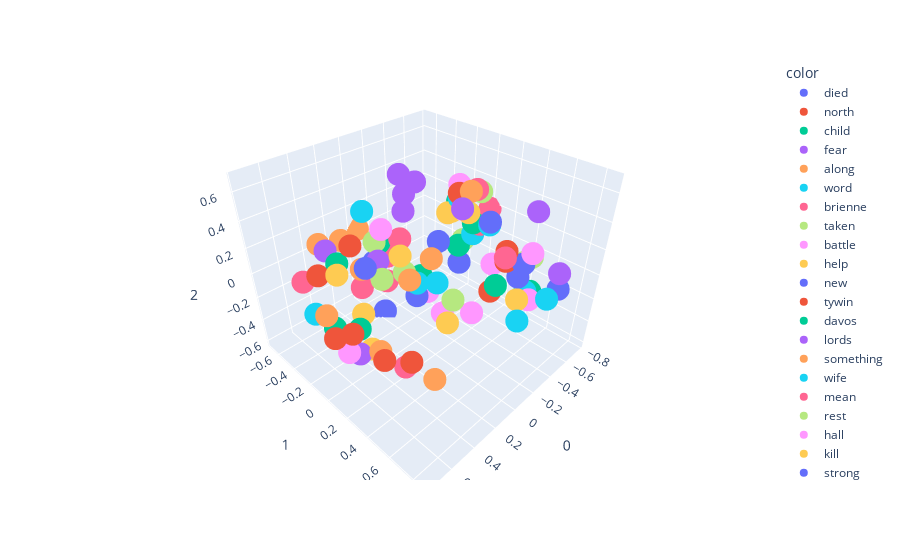

The code cell stored with this chart in its notebook:
### Code cell
from sklearn.decomposition import PCA
import plotly.express as px
pca = PCA(n_components=3)
X = pca.fit_transform(model.wv.get_normed_vectors())
fig = px.scatter_3d(X[200:300],x=0,y=1,z=2, color=y[200:300])
fig.show()

### Figure 1 — Plotly figure (JSON) as saved in the notebook; plotly's stock layout.template omitted (floating-point values rounded to 4 significant figures)
{"data": [{"hovertemplate": "color=died<br>0=%{x}<br>1=%{y}<br>2=%{z}<extra></extra>", "legendgroup": "died", "marker": {"color": "#636efa", "symbol": "circle"}, "mode": "markers", "name": "died", "scene": "scene", "showlegend": true, "type": "scatter3d", "x": [-0.3682], "y": [0.5667], "z": [0.04142]}, {"hovertemplate": "color=north<br>0=%{x}<br>1=%{y}<br>2=%{z}<extra></extra>", "legendgroup": "north", "marker": {"color": "#EF553B", "symbol": "circle"}, "mode": "markers", "name": "north", "scene": "scene", "showlegend": true, "type": "scatter3d", "x": [-0.1219], "y": [0.629], "z": [0.3806]}, {"hovertemplate": "color=child<br>0=%{x}<br>1=%{y}<br>2=%{z}<extra></extra>", "legendgroup": "child", "marker": {"color": "#00cc96", "symbol": "circle"}, "mode": "markers", "name": "child", "scene": "scene", "showlegend": true, "type": "scatter3d", "x": [-0.5476], "y": [-0.1022], "z": [-0.0966]}, {"hovertemplate": "color=fear<br>0=%{x}<br>1=%{y}<br>2=%{z}<extra></extra>", "legendgroup": "fear", "marker": {"color": "#ab63fa", "symbol": "circle"}, "mode": "markers", "name": "fear", "scene": "scene", "showlegend": true, "type": "scatter3d", "x": [-0.343], "y": [-0.4766], "z": [0.2712]}, {"hovertemplate": "color=along<br>0=%{x}<br>1=%{y}<br>2=%{z}<extra></extra>", "legendgroup": "along", "marker": {"color": "#FFA15A", "symbol": "circle"}, "mode": "markers", "name": "along", "scene": "scene", "showlegend": true, "type": "scatter3d", "x": [0.5124], "y": [0.493], "z": [0.4374]}, {"hovertemplate": "color=word<br>0=%{x}<br>1=%{y}<br>2=%{z}<extra></extra>", "legendgroup": "word", "marker": {"color": "#19d3f3", "symbol": "circle"}, "mode": "markers", "name": "word", "scene": "scene", "showlegend": true, "type": "scatter3d", "x": [-0.6061], "y": [-0.01785], "z": [0.01512]}, {"hovertemplate": "color=brienne<br>0=%{x}<br>1=%{y}<br>2=%{z}<extra></extra>", "legendgroup": "brienne", "marker": {"color": "#FF6692", "symbol": "circle"}, "mode": "markers", "name": "brienne", "scene": "scene", "showlegend": true, "type": "scatter3d", "x": [0.03303], "y": [-0.2642], "z": [-0.2135]}, {"hovertemplate": "color=taken<br>0=%{x}<br>1=%{y}<br>2=%{z}<extra></extra>", "legendgroup": "taken", "marker": {"color": "#B6E880", "symbol": "circle"}, "mode": "markers", "name": "taken", "scene": "scene", "showlegend": true, "type": "scatter3d", "x": [-0.4184], "y": [0.5797], "z": [0.1438]}, {"hovertemplate": "color=battle<br>0=%{x}<br>1=%{y}<br>2=%{z}<extra></extra>", "legendgroup": "battle", "marker": {"color": "#FF97FF", "symbol": "circle"}, "mode": "markers", "name": "battle", "scene": "scene", "showlegend": true, "type": "scatter3d", "x": [-0.3724], "y": [0.6483], "z": [0.2583]}, {"hovertemplate": "color=help<br>0=%{x}<br>1=%{y}<br>2=%{z}<extra></extra>", "legendgroup": "help", "marker": {"color": "#FECB52", "symbol": "circle"}, "mode": "markers", "name": "help", "scene": "scene", "showlegend": true, "type": "scatter3d", "x": [-0.5434], "y": [-0.2161], "z": [0.1384]}, {"hovertemplate": "color=new<br>0=%{x}<br>1=%{y}<br>2=%{z}<extra></extra>", "legendgroup": "new", "marker": {"color": "#636efa", "symbol": "circle"}, "mode": "markers", "name": "new", "scene": "scene", "showlegend": true, "type": "scatter3d", "x": [-0.3254], "y": [0.624], "z": [0.1924]}, {"hovertemplate": "color=tywin<br>0=%{x}<br>1=%{y}<br>2=%{z}<extra></extra>", "legendgroup": "tywin", "marker": {"color": "#EF553B", "symbol": "circle"}, "mode": "markers", "name": "tywin", "scene": "scene", "showlegend": true, "type": "scatter3d", "x": [-0.4193], "y": [0.3203], "z": [-0.2353]}, {"hovertemplate": "color=davos<br>0=%{x}<br>1=%{y}<br>2=%{z}<extra></extra>", "legendgroup": "davos", "marker": {"color": "#00cc96", "symbol": "circle"}, "mode": "markers", "name": "davos", "scene": "scene", "showlegend": true, "type": "scatter3d", "x": [-0.1194], "y": [-0.06969], "z": [-0.1443]}, {"hovertemplate": "color=lords<br>0=%{x}<br>1=%{y}<br>2=%{z}<extra></extra>", "legendgroup": "lords", "marker": {"color": "#ab63fa", "symbol": "circle"}, "mode": "markers", "name": "lords", "scene": "scene", "showlegend": true, "type": "scatter3d", "x": [-0.4672], "y": [0.7986], "z": [0.1357]}, {"hovertemplate": "color=something<br>0=%{x}<br>1=%{y}<br>2=%{z}<extra></extra>", "legendgroup": "something", "marker": {"color": "#FFA15A", "symbol": "circle"}, "mode": "markers", "name": "something", "scene": "scene", "showlegend": true, "type": "scatter3d", "x": [-0.05064], "y": [-0.6827], "z": [0.008804]}, {"hovertemplate": "color=wife<br>0=%{x}<br>1=%{y}<br>2=%{z}<extra></extra>", "legendgroup": "wife", "marker": {"color": "#19d3f3", "symbol": "circle"}, "mode": "markers", "name": "wife", "scene": "scene", "showlegend": true, "type": "scatter3d", "x": [-0.6084], "y": [0.4873], "z": [-0.2508]}, {"hovertemplate": "color=mean<br>0=%{x}<br>1=%{y}<br>2=%{z}<extra></extra>", "legendgroup": "mean", "marker": {"color": "#FF6692", "symbol": "circle"}, "mode": "markers", "name": "mean", "scene": "scene", "showlegend": true, "type": "scatter3d", "x": [-0.756], "y": [0.01015], "z": [0.1812]}, {"hovertemplate": "color=rest<br>0=%{x}<br>1=%{y}<br>2=%{z}<extra></extra>", "legendgroup": "rest", "marker": {"color": "#B6E880", "symbol": "circle"}, "mode": "markers", "name": "rest", "scene": "scene", "showlegend": true, "type": "scatter3d", "x": [-0.2458], "y": [0.1803], "z": [0.448]}, {"hovertemplate": "color=hall<br>0=%{x}<br>1=%{y}<br>2=%{z}<extra></extra>", "legendgroup": "hall", "marker": {"color": "#FF97FF", "symbol": "circle"}, "mode": "markers", "name": "hall", "scene": "scene", "showlegend": true, "type": "scatter3d", "x": [0.3391], "y": [0.564], "z": [0.16]}, {"hovertemplate": "color=kill<br>0=%{x}<br>1=%{y}<br>2=%{z}<extra></extra>", "legendgroup": "kill", "marker": {"color": "#FECB52", "symbol": "circle"}, "mode": "markers", "name": "kill", "scene": "scene", "showlegend": true, "type": "scatter3d", "x": [-0.6111], "y": [-0.2372], "z": [0.1172]}, {"hovertemplate": "color=strong<br>0=%{x}<br>1=%{y}<br>2=%{z}<extra></extra>", "legendgroup": "strong", "marker": {"color": "#636efa", "symbol": "circle"}, "mode": "markers", "name": "strong", "scene": "scene", "showlegend": true, "type": "scatter3d", "x": [-0.1904], "y": [0.02614], "z": [0.151]}, {"hovertemplate": "color=steel<br>0=%{x}<br>1=%{y}<br>2=%{z}<extra></extra>", "legendgroup": "steel", "marker": {"color": "#EF553B", "symbol": "circle"}, "mode": "markers", "name": "steel", "scene": "scene", "showlegend": true, "type": "scatter3d", "x": [0.6653], "y": [0.1611], "z": [-0.04724]}, {"hovertemplate": "color=began<br>0=%{x}<br>1=%{y}<br>2=%{z}<extra></extra>", "legendgroup": "began", "marker": {"color": "#00cc96", "symbol": "circle"}, "mode": "markers", "name": "began", "scene": "scene", "showlegend": true, "type": "scatter3d", "x": [0.487], "y": [-0.1922], "z": [0.1915]}, {"hovertemplate": "color=sound<br>0=%{x}<br>1=%{y}<br>2=%{z}<extra></extra>", "legendgroup": "sound", "marker": {"color": "#ab63fa", "symbol": "circle"}, "mode": "markers", "name": "sound", "scene": "scene", "showlegend": true, "type": "scatter3d", "x": [0.4705], "y": [-0.3322], "z": [0.214]}, {"hovertemplate": "color=dragon<br>0=%{x}<br>1=%{y}<br>2=%{z}<extra></extra>", "legendgroup": "dragon", "marker": {"color": "#FFA15A", "symbol": "circle"}, "mode": "markers", "name": "dragon", "scene": "scene", "showlegend": true, "type": "scatter3d", "x": [0.1375], "y": [0.2799], "z": [0.2881]}, {"hovertemplate": "color=past<br>0=%{x}<br>1=%{y}<br>2=%{z}<extra></extra>", "legendgroup": "past", "marker": {"color": "#19d3f3", "symbol": "circle"}, "mode": "markers", "name": "past", "scene": "scene", "showlegend": true, "type": "scatter3d", "x": [0.4308], "y": [0.4625], "z": [0.3589]}, {"hovertemplate": "color=life<br>0=%{x}<br>1=%{y}<br>2=%{z}<extra></extra>", "legendgroup": "life", "marker": {"color": "#FF6692", "symbol": "circle"}, "mode": "markers", "name": "life", "scene": "scene", "showlegend": true, "type": "scatter3d", "x": [-0.5629], "y": [0.03544], "z": [0.4098]}, {"hovertemplate": "color=tower<br>0=%{x}<br>1=%{y}<br>2=%{z}<extra></extra>", "legendgroup": "tower", "marker": {"color": "#B6E880", "symbol": "circle"}, "mode": "markers", "name": "tower", "scene": "scene", "showlegend": true, "type": "scatter3d", "x": [0.3178], "y": [0.6189], "z": [0.2692]}, {"hovertemplate": "color=killed<br>0=%{x}<br>1=%{y}<br>2=%{z}<extra></extra>", "legendgroup": "killed", "marker": {"color": "#FF97FF", "symbol": "circle"}, "mode": "markers", "name": "killed", "scene": "scene", "showlegend": true, "type": "scatter3d", "x": [-0.5696], "y": [0.2085], "z": [-0.1292]}, {"hovertemplate": "color=arm<br>0=%{x}<br>1=%{y}<br>2=%{z}<extra></extra>", "legendgroup": "arm", "marker": {"color": "#FECB52", "symbol": "circle"}, "mode": "markers", "name": "arm", "scene": "scene", "showlegend": true, "type": "scatter3d", "x": [0.43], "y": [0.02344], "z": [-0.4221]}, {"hovertemplate": "color=sons<br>0=%{x}<br>1=%{y}<br>2=%{z}<extra></extra>", "legendgroup": "sons", "marker": {"color": "#636efa", "symbol": "circle"}, "mode": "markers", "name": "sons", "scene": "scene", "showlegend": true, "type": "scatter3d", "x": [-0.4883], "y": [0.7976], "z": [0.002703]}, {"hovertemplate": "color=free<br>0=%{x}<br>1=%{y}<br>2=%{z}<extra></extra>", "legendgroup": "free", "marker": {"color": "#EF553B", "symbol": "circle"}, "mode": "markers", "name": "free", "scene": "scene", "showlegend": true, "type": "scatter3d", "x": [-0.1214], "y": [0.253], "z": [0.6144]}, {"hovertemplate": "color=tried<br>0=%{x}<br>1=%{y}<br>2=%{z}<extra></extra>", "legendgroup": "tried", "marker": {"color": "#00cc96", "symbol": "circle"}, "mode": "markers", "name": "tried", "scene": "scene", "showlegend": true, "type": "scatter3d", "x": [-0.01584], "y": [-0.3932], "z": [0.03216]}, {"hovertemplate": "color=thing<br>0=%{x}<br>1=%{y}<br>2=%{z}<extra></extra>", "legendgroup": "thing", "marker": {"color": "#ab63fa", "symbol": "circle"}, "mode": "markers", "name": "thing", "scene": "scene", "showlegend": true, "type": "scatter3d", "x": [-0.2358], "y": [-0.3697], "z": [0.2111]}, {"hovertemplate": "color=days<br>0=%{x}<br>1=%{y}<br>2=%{z}<extra></extra>", "legendgroup": "days", "marker": {"color": "#FFA15A", "symbol": "circle"}, "mode": "markers", "name": "days", "scene": "scene", "showlegend": true, "type": "scatter3d", "x": [-0.1073], "y": [0.3545], "z": [0.6677]}, {"hovertemplate": "color=bear<br>0=%{x}<br>1=%{y}<br>2=%{z}<extra></extra>", "legendgroup": "bear", "marker": {"color": "#19d3f3", "symbol": "circle"}, "mode": "markers", "name": "bear", "scene": "scene", "showlegend": true, "type": "scatter3d", "x": [-0.08807], "y": [0.1164], "z": [-0.09558]}, {"hovertemplate": "color=bloody<br>0=%{x}<br>1=%{y}<br>2=%{z}<extra></extra>", "legendgroup": "bloody", "marker": {"color": "#FF6692", "symbol": "circle"}, "mode": "markers", "name": "bloody", "scene": "scene", "showlegend": true, "type": "scatter3d", "x": [-0.01971], "y": [-0.1715], "z": [0.1598]}, {"hovertemplate": "color=heart<br>0=%{x}<br>1=%{y}<br>2=%{z}<extra></extra>", "legendgroup": "heart", "marker": {"color": "#B6E880", "symbol": "circle"}, "mode": "markers", "name": "heart", "scene": "scene", "showlegend": true, "type": "scatter3d", "x": [0.227], "y": [-0.08202], "z": [-0.004636]}, {"hovertemplate": "color=pale<br>0=%{x}<br>1=%{y}<br>2=%{z}<extra></extra>", "legendgroup": "pale", "marker": {"color": "#FF97FF", "symbol": "circle"}, "mode": "markers", "name": "pale", "scene": "scene", "showlegend": true, "type": "scatter3d", "x": [0.6891], "y": [0.1412], "z": [-0.1926]}, {"hovertemplate": "color=love<br>0=%{x}<br>1=%{y}<br>2=%{z}<extra></extra>", "legendgroup": "love", "marker": {"color": "#FECB52", "symbol": "circle"}, "mode": "markers", "name": "love", "scene": "scene", "showlegend": true, "type": "scatter3d", "x": [-0.7687], "y": [-0.06528], "z": [0.02956]}, {"hovertemplate": "color=moment<br>0=%{x}<br>1=%{y}<br>2=%{z}<extra></extra>", "legendgroup": "moment", "marker": {"color": "#636efa", "symbol": "circle"}, "mode": "markers", "name": "moment", "scene": "scene", "showlegend": true, "type": "scatter3d", "x": [-0.01428], "y": [-0.4617], "z": [-0.1653]}, {"hovertemplate": "color=sat<br>0=%{x}<br>1=%{y}<br>2=%{z}<extra></extra>", "legendgroup": "sat", "marker": {"color": "#EF553B", "symbol": "circle"}, "mode": "markers", "name": "sat", "scene": "scene", "showlegend": true, "type": "scatter3d", "x": [0.4822], "y": [0.4629], "z": [-0.1914]}, {"hovertemplate": "color=bring<br>0=%{x}<br>1=%{y}<br>2=%{z}<extra></extra>", "legendgroup": "bring", "marker": {"color": "#00cc96", "symbol": "circle"}, "mode": "markers", "name": "bring", "scene": "scene", "showlegend": true, "type": "scatter3d", "x": [-0.5407], "y": [0.03473], "z": [0.1561]}, {"hovertemplate": "color=bed<br>0=%{x}<br>1=%{y}<br>2=%{z}<extra></extra>", "legendgroup": "bed", "marker": {"color": "#ab63fa", "symbol": "circle"}, "mode": "markers", "name": "bed", "scene": "scene", "showlegend": true, "type": "scatter3d", "x": [0.1256], "y": [-0.2407], "z": [0.01523]}, {"hovertemplate": "color=close<br>0=%{x}<br>1=%{y}<br>2=%{z}<extra></extra>", "legendgroup": "close", "marker": {"color": "#FFA15A", "symbol": "circle"}, "mode": "markers", "name": "close", "scene": "scene", "showlegend": true, "type": "scatter3d", "x": [0.3567], "y": [-0.1216], "z": [0.1206]}, {"hovertemplate": "color=knights<br>0=%{x}<br>1=%{y}<br>2=%{z}<extra></extra>", "legendgroup": "knights", "marker": {"color": "#19d3f3", "symbol": "circle"}, "mode": "markers", "name": "knights", "scene": "scene", "showlegend": true, "type": "scatter3d", "x": [-0.2484], "y": [0.8582], "z": [0.0911]}, {"hovertemplate": "color=cut<br>0=%{x}<br>1=%{y}<br>2=%{z}<extra></extra>", "legendgroup": "cut", "marker": {"color": "#FF6692", "symbol": "circle"}, "mode": "markers", "name": "cut", "scene": "scene", "showlegend": true, "type": "scatter3d", "x": [0.3379], "y": [-0.1543], "z": [-0.05128]}, {"hovertemplate": "color=wolf<br>0=%{x}<br>1=%{y}<br>2=%{z}<extra></extra>", "legendgroup": "wolf", "marker": {"color": "#B6E880", "symbol": "circle"}, "mode": "markers", "name": "wolf", "scene": "scene", "showlegend": true, "type": "scatter3d", "x": [0.02889], "y": [-0.0809], "z": [-0.04726]}, {"hovertemplate": "color=horses<br>0=%{x}<br>1=%{y}<br>2=%{z}<extra></extra>", "legendgroup": "horses", "marker": {"color": "#FF97FF", "symbol": "circle"}, "mode": "markers", "name": "horses", "scene": "scene", "showlegend": true, "type": "scatter3d", "x": [0.408], "y": [0.1565], "z": [0.5496]}, {"hovertemplate": "color=death<br>0=%{x}<br>1=%{y}<br>2=%{z}<extra></extra>", "legendgroup": "death", "marker": {"color": "#FECB52", "symbol": "circle"}, "mode": "markers", "name": "death", "scene": "scene", "showlegend": true, "type": "scatter3d", "x": [-0.4889], "y": [0.03041], "z": [0.2557]}, {"hovertemplate": "color=smile<br>0=%{x}<br>1=%{y}<br>2=%{z}<extra></extra>", "legendgroup": "smile", "marker": {"color": "#636efa", "symbol": "circle"}, "mode": "markers", "name": "smile", "scene": "scene", "showlegend": true, "type": "scatter3d", "x": [-0.0362], "y": [-0.3895], "z": [-0.6097]}, {"hovertemplate": "color=inside<br>0=%{x}<br>1=%{y}<br>2=%{z}<extra></extra>", "legendgroup": "inside", "marker": {"color": "#EF553B", "symbol": "circle"}, "mode": "markers", "name": "inside", "scene": "scene", "showlegend": true, "type": "scatter3d", "x": [0.6835], "y": [-0.101], "z": [0.2475]}, {"hovertemplate": "color=four<br>0=%{x}<br>1=%{y}<br>2=%{z}<extra></extra>", "legendgroup": "four", "marker": {"color": "#00cc96", "symbol": "circle"}, "mode": "markers", "name": "four", "scene": "scene", "showlegend": true, "type": "scatter3d", "x": [0.04909], "y": [0.693], "z": [0.2634]}, {"hovertemplate": "color=brown<br>0=%{x}<br>1=%{y}<br>2=%{z}<extra></extra>", "legendgroup": "brown", "marker": {"color": "#ab63fa", "symbol": "circle"}, "mode": "markers", "name": "brown", "scene": "scene", "showlegend": true, "type": "scatter3d", "x": [0.6066], "y": [0.1341], "z": [-0.2666]}, {"hovertemplate": "color=hot<br>0=%{x}<br>1=%{y}<br>2=%{z}<extra></extra>", "legendgroup": "hot", "marker": {"color": "#FFA15A", "symbol": "circle"}, "mode": "markers", "name": "hot", "scene": "scene", "showlegend": true, "type": "scatter3d", "x": [0.4391], "y": [-0.4578], "z": [0.1922]}, {"hovertemplate": "color=dragons<br>0=%{x}<br>1=%{y}<br>2=%{z}<extra></extra>", "legendgroup": "dragons", "marker": {"color": "#19d3f3", "symbol": "circle"}, "mode": "markers", "name": "dragons", "scene": "scene", "showlegend": true, "type": "scatter3d", "x": [-0.2065], "y": [0.1806], "z": [0.5279]}, {"hovertemplate": "color=silver<br>0=%{x}<br>1=%{y}<br>2=%{z}<extra></extra>", "legendgroup": "silver", "marker": {"color": "#FF6692", "symbol": "circle"}, "mode": "markers", "name": "silver", "scene": "scene", "showlegend": true, "type": "scatter3d", "x": [0.5096], "y": [0.4395], "z": [-0.228]}, {"hovertemplate": "color=part<br>0=%{x}<br>1=%{y}<br>2=%{z}<extra></extra>", "legendgroup": "part", "marker": {"color": "#B6E880", "symbol": "circle"}, "mode": "markers", "name": "part", "scene": "scene", "showlegend": true, "type": "scatter3d", "x": [-0.5938], "y": [0.04767], "z": [0.3864]}, {"hovertemplate": "color=bastard<br>0=%{x}<br>1=%{y}<br>2=%{z}<extra></extra>", "legendgroup": "bastard", "marker": {"color": "#FF97FF", "symbol": "circle"}, "mode": "markers", "name": "bastard", "scene": "scene", "showlegend": true, "type": "scatter3d", "x": [-0.573], "y": [0.5462], "z": [-0.2727]}, {"hovertemplate": "color=open<br>0=%{x}<br>1=%{y}<br>2=%{z}<extra></extra>", "legendgroup": "open", "marker": {"color": "#FECB52", "symbol": "circle"}, "mode": "markers", "name": "open", "scene": "scene", "showlegend": true, "type": "scatter3d", "x": [0.5119], "y": [0.07318], "z": [-0.03947]}, {"hovertemplate": "color=thousand<br>0=%{x}<br>1=%{y}<br>2=%{z}<extra></extra>", "legendgroup": "thousand", "marker": {"color": "#636efa", "symbol": "circle"}, "mode": "markers", "name": "thousand", "scene": "scene", "showlegend": true, "type": "scatter3d", "x": [-0.0478], "y": [0.5506], "z": [0.5705]}, {"hovertemplate": "color=landing<br>0=%{x}<br>1=%{y}<br>2=%{z}<extra></extra>", "legendgroup": "landing", "marker": {"color": "#EF553B", "symbol": "circle"}, "mode": "markers", "name": "landing", "scene": "scene", "showlegend": true, "type": "scatter3d", "x": [-0.3499], "y": [0.4745], "z": [0.1282]}, {"hovertemplate": "color=uncle<br>0=%{x}<br>1=%{y}<br>2=%{z}<extra></extra>", "legendgroup": "uncle", "marker": {"color": "#00cc96", "symbol": "circle"}, "mode": "markers", "name": "uncle", "scene": "scene", "showlegend": true, "type": "scatter3d", "x": [-0.676], "y": [0.4872], "z": [-0.2857]}, {"hovertemplate": "color=going<br>0=%{x}<br>1=%{y}<br>2=%{z}<extra></extra>", "legendgroup": "going", "marker": {"color": "#ab63fa", "symbol": "circle"}, "mode": "markers", "name": "going", "scene": "scene", "showlegend": true, "type": "scatter3d", "x": [-0.2946], "y": [-0.3079], "z": [0.4406]}, {"hovertemplate": "color=blue<br>0=%{x}<br>1=%{y}<br>2=%{z}<extra></extra>", "legendgroup": "blue", "marker": {"color": "#FFA15A", "symbol": "circle"}, "mode": "markers", "name": "blue", "scene": "scene", "showlegend": true, "type": "scatter3d", "x": [0.5612], "y": [0.2791], "z": [-0.177]}, {"hovertemplate": "color=captain<br>0=%{x}<br>1=%{y}<br>2=%{z}<extra></extra>", "legendgroup": "captain", "marker": {"color": "#19d3f3", "symbol": "circle"}, "mode": "markers", "name": "captain", "scene": "scene", "showlegend": true, "type": "scatter3d", "x": [-0.2999], "y": [0.6457], "z": [-0.2412]}, {"hovertemplate": "color=air<br>0=%{x}<br>1=%{y}<br>2=%{z}<extra></extra>", "legendgroup": "air", "marker": {"color": "#FF6692", "symbol": "circle"}, "mode": "markers", "name": "air", "scene": "scene", "showlegend": true, "type": "scatter3d", "x": [0.7256], "y": [-0.2076], "z": [0.1684]}, {"hovertemplate": "color=please<br>0=%{x}<br>1=%{y}<br>2=%{z}<extra></extra>", "legendgroup": "please", "marker": {"color": "#B6E880", "symbol": "circle"}, "mode": "markers", "name": "please", "scene": "scene", "showlegend": true, "type": "scatter3d", "x": [-0.679], "y": [-0.1687], "z": [-0.1333]}, {"hovertemplate": "color=laughed<br>0=%{x}<br>1=%{y}<br>2=%{z}<extra></extra>", "legendgroup": "laughed", "marker": {"color": "#FF97FF", "symbol": "circle"}, "mode": "markers", "name": "laughed", "scene": "scene", "showlegend": true, "type": "scatter3d", "x": [-0.3236], "y": [-0.2045], "z": [-0.4727]}, {"hovertemplate": "color=river<br>0=%{x}<br>1=%{y}<br>2=%{z}<extra></extra>", "legendgroup": "river", "marker": {"color": "#FECB52", "symbol": "circle"}, "mode": "markers", "name": "river", "scene": "scene", "showlegend": true, "type": "scatter3d", "x": [0.4514], "y": [0.3572], "z": [0.4912]}, {"hovertemplate": "color=sun<br>0=%{x}<br>1=%{y}<br>2=%{z}<extra></extra>", "legendgroup": "sun", "marker": {"color": "#636efa", "symbol": "circle"}, "mode": "markers", "name": "sun", "scene": "scene", "showlegend": true, "type": "scatter3d", "x": [0.5413], "y": [0.1674], "z": [0.3627]}, {"hovertemplate": "color=rose<br>0=%{x}<br>1=%{y}<br>2=%{z}<extra></extra>", "legendgroup": "rose", "marker": {"color": "#EF553B", "symbol": "circle"}, "mode": "markers", "name": "rose", "scene": "scene", "showlegend": true, "type": "scatter3d", "x": [0.6408], "y": [0.4103], "z": [-0.1009]}, {"hovertemplate": "color=fell<br>0=%{x}<br>1=%{y}<br>2=%{z}<extra></extra>", "legendgroup": "fell", "marker": {"color": "#00cc96", "symbol": "circle"}, "mode": "markers", "name": "fell", "scene": "scene", "showlegend": true, "type": "scatter3d", "x": [0.5947], "y": [0.139], "z": [-0.06665]}, {"hovertemplate": "color=war<br>0=%{x}<br>1=%{y}<br>2=%{z}<extra></extra>", "legendgroup": "war", "marker": {"color": "#ab63fa", "symbol": "circle"}, "mode": "markers", "name": "war", "scene": "scene", "showlegend": true, "type": "scatter3d", "x": [-0.6121], "y": [0.5029], "z": [0.399]}, {"hovertemplate": "color=golden<br>0=%{x}<br>1=%{y}<br>2=%{z}<extra></extra>", "legendgroup": "golden", "marker": {"color": "#FFA15A", "symbol": "circle"}, "mode": "markers", "name": "golden", "scene": "scene", "showlegend": true, "type": "scatter3d", "x": [0.4424], "y": [0.6127], "z": [-0.2518]}, {"hovertemplate": "color=sleep<br>0=%{x}<br>1=%{y}<br>2=%{z}<extra></extra>", "legendgroup": "sleep", "marker": {"color": "#19d3f3", "symbol": "circle"}, "mode": "markers", "name": "sleep", "scene": "scene", "showlegend": true, "type": "scatter3d", "x": [0.02037], "y": [-0.5172], "z": [0.2513]}, {"hovertemplate": "color=swords<br>0=%{x}<br>1=%{y}<br>2=%{z}<extra></extra>", "legendgroup": "swords", "marker": {"color": "#FF6692", "symbol": "circle"}, "mode": "markers", "name": "swords", "scene": "scene", "showlegend": true, "type": "scatter3d", "x": [-0.05589], "y": [0.6678], "z": [0.3859]}, {"hovertemplate": "color=without<br>0=%{x}<br>1=%{y}<br>2=%{z}<extra></extra>", "legendgroup": "without", "marker": {"color": "#B6E880", "symbol": "circle"}, "mode": "markers", "name": "without", "scene": "scene", "showlegend": true, "type": "scatter3d", "x": [-0.4757], "y": [-0.02677], "z": [0.401]}, {"hovertemplate": "color=speak<br>0=%{x}<br>1=%{y}<br>2=%{z}<extra></extra>", "legendgroup": "speak", "marker": {"color": "#FF97FF", "symbol": "circle"}, "mode": "markers", "name": "speak", "scene": "scene", "showlegend": true, "type": "scatter3d", "x": [-0.6724], "y": [-0.1846], "z": [0.1306]}, {"hovertemplate": "color=renly<br>0=%{x}<br>1=%{y}<br>2=%{z}<extra></extra>", "legendgroup": "renly", "marker": {"color": "#FECB52", "symbol": "circle"}, "mode": "markers", "name": "renly", "scene": "scene", "showlegend": true, "type": "scatter3d", "x": [-0.4529], "y": [0.5265], "z": [-0.216]}, {"hovertemplate": "color=fool<br>0=%{x}<br>1=%{y}<br>2=%{z}<extra></extra>", "legendgroup": "fool", "marker": {"color": "#636efa", "symbol": "circle"}, "mode": "markers", "name": "fool", "scene": "scene", "showlegend": true, "type": "scatter3d", "x": [-0.5942], "y": [-0.1271], "z": [-0.2878]}, {"hovertemplate": "color=full<br>0=%{x}<br>1=%{y}<br>2=%{z}<extra></extra>", "legendgroup": "full", "marker": {"color": "#EF553B", "symbol": "circle"}, "mode": "markers", "name": "full", "scene": "scene", "showlegend": true, "type": "scatter3d", "x": [0.3971], "y": [-0.162], "z": [0.295]}, {"hovertemplate": "color=certain<br>0=%{x}<br>1=%{y}<br>2=%{z}<extra></extra>", "legendgroup": "certain", "marker": {"color": "#00cc96", "symbol": "circle"}, "mode": "markers", "name": "certain", "scene": "scene", "showlegend": true, "type": "scatter3d", "x": [-0.6351], "y": [-0.203], "z": [0.2058]}, {"hovertemplate": "color=beyond<br>0=%{x}<br>1=%{y}<br>2=%{z}<extra></extra>", "legendgroup": "beyond", "marker": {"color": "#ab63fa", "symbol": "circle"}, "mode": "markers", "name": "beyond", "scene": "scene", "showlegend": true, "type": "scatter3d", "x": [0.05349], "y": [0.4317], "z": [0.6466]}, {"hovertemplate": "color=feel<br>0=%{x}<br>1=%{y}<br>2=%{z}<extra></extra>", "legendgroup": "feel", "marker": {"color": "#FFA15A", "symbol": "circle"}, "mode": "markers", "name": "feel", "scene": "scene", "showlegend": true, "type": "scatter3d", "x": [0.2338], "y": [-0.5004], "z": [0.114]}, {"hovertemplate": "color=send<br>0=%{x}<br>1=%{y}<br>2=%{z}<extra></extra>", "legendgroup": "send", "marker": {"color": "#19d3f3", "symbol": "circle"}, "mode": "markers", "name": "send", "scene": "scene", "showlegend": true, "type": "scatter3d", "x": [-0.5611], "y": [0.1644], "z": [0.1836]}, {"hovertemplate": "color=tongue<br>0=%{x}<br>1=%{y}<br>2=%{z}<extra></extra>", "legendgroup": "tongue", "marker": {"color": "#FF6692", "symbol": "circle"}, "mode": "markers", "name": "tongue", "scene": "scene", "showlegend": true, "type": "scatter3d", "x": [-0.09959], "y": [-0.4033], "z": [-0.1277]}, {"hovertemplate": "color=got<br>0=%{x}<br>1=%{y}<br>2=%{z}<extra></extra>", "legendgroup": "got", "marker": {"color": "#B6E880", "symbol": "circle"}, "mode": "markers", "name": "got", "scene": "scene", "showlegend": true, "type": "scatter3d", "x": [0.07306], "y": [-0.3339], "z": [0.1045]}, {"hovertemplate": "color=fight<br>0=%{x}<br>1=%{y}<br>2=%{z}<extra></extra>", "legendgroup": "fight", "marker": {"color": "#FF97FF", "symbol": "circle"}, "mode": "markers", "name": "fight", "scene": "scene", "showlegend": true, "type": "scatter3d", "x": [-0.4665], "y": [-0.04341], "z": [0.4532]}, {"hovertemplate": "color=rode<br>0=%{x}<br>1=%{y}<br>2=%{z}<extra></extra>", "legendgroup": "rode", "marker": {"color": "#FECB52", "symbol": "circle"}, "mode": "markers", "name": "rode", "scene": "scene", "showlegend": true, "type": "scatter3d", "x": [0.346], "y": [0.6101], "z": [0.1201]}, {"hovertemplate": "color=set<br>0=%{x}<br>1=%{y}<br>2=%{z}<extra></extra>", "legendgroup": "set", "marker": {"color": "#636efa", "symbol": "circle"}, "mode": "markers", "name": "set", "scene": "scene", "showlegend": true, "type": "scatter3d", "x": [0.3456], "y": [0.3707], "z": [0.1767]}, {"hovertemplate": "color=thick<br>0=%{x}<br>1=%{y}<br>2=%{z}<extra></extra>", "legendgroup": "thick", "marker": {"color": "#EF553B", "symbol": "circle"}, "mode": "markers", "name": "thick", "scene": "scene", "showlegend": true, "type": "scatter3d", "x": [0.7583], "y": [0.1186], "z": [-0.04894]}, {"hovertemplate": "color=throat<br>0=%{x}<br>1=%{y}<br>2=%{z}<extra></extra>", "legendgroup": "throat", "marker": {"color": "#00cc96", "symbol": "circle"}, "mode": "markers", "name": "throat", "scene": "scene", "showlegend": true, "type": "scatter3d", "x": [0.4758], "y": [-0.3241], "z": [-0.4257]}, {"hovertemplate": "color=world<br>0=%{x}<br>1=%{y}<br>2=%{z}<extra></extra>", "legendgroup": "world", "marker": {"color": "#ab63fa", "symbol": "circle"}, "mode": "markers", "name": "world", "scene": "scene", "showlegend": true, "type": "scatter3d", "x": [0.05607], "y": [-0.07916], "z": [0.684]}, {"hovertemplate": "color=deep<br>0=%{x}<br>1=%{y}<br>2=%{z}<extra></extra>", "legendgroup": "deep", "marker": {"color": "#FFA15A", "symbol": "circle"}, "mode": "markers", "name": "deep", "scene": "scene", "showlegend": true, "type": "scatter3d", "x": [0.7475], "y": [0.04023], "z": [0.07011]}, {"hovertemplate": "color=legs<br>0=%{x}<br>1=%{y}<br>2=%{z}<extra></extra>", "legendgroup": "legs", "marker": {"color": "#19d3f3", "symbol": "circle"}, "mode": "markers", "name": "legs", "scene": "scene", "showlegend": true, "type": "scatter3d", "x": [0.7078], "y": [-0.1499], "z": [-0.05581]}, {"hovertemplate": "color=call<br>0=%{x}<br>1=%{y}<br>2=%{z}<extra></extra>", "legendgroup": "call", "marker": {"color": "#FF6692", "symbol": "circle"}, "mode": "markers", "name": "call", "scene": "scene", "showlegend": true, "type": "scatter3d", "x": [-0.6642], "y": [-0.002381], "z": [0.07798]}, {"hovertemplate": "color=honor<br>0=%{x}<br>1=%{y}<br>2=%{z}<extra></extra>", "legendgroup": "honor", "marker": {"color": "#B6E880", "symbol": "circle"}, "mode": "markers", "name": "honor", "scene": "scene", "showlegend": true, "type": "scatter3d", "x": [-0.7286], "y": [0.4359], "z": [-0.03778]}, {"hovertemplate": "color=rock<br>0=%{x}<br>1=%{y}<br>2=%{z}<extra></extra>", "legendgroup": "rock", "marker": {"color": "#FF97FF", "symbol": "circle"}, "mode": "markers", "name": "rock", "scene": "scene", "showlegend": true, "type": "scatter3d", "x": [0.08854], "y": [0.5696], "z": [0.01535]}, {"hovertemplate": "color=trees<br>0=%{x}<br>1=%{y}<br>2=%{z}<extra></extra>", "legendgroup": "trees", "marker": {"color": "#FECB52", "symbol": "circle"}, "mode": "markers", "name": "trees", "scene": "scene", "showlegend": true, "type": "scatter3d", "x": [0.6989], "y": [0.1215], "z": [0.3739]}], "layout": {"legend": {"title": {"text": "color"}, "tracegroupgap": 0}, "margin": {"t": 60}, "scene": {"domain": {"x": [0, 1], "y": [0, 1]}, "xaxis": {"title": {"text": "0"}}, "yaxis": {"title": {"text": "1"}}, "zaxis": {"title": {"text": "2"}}}}}
